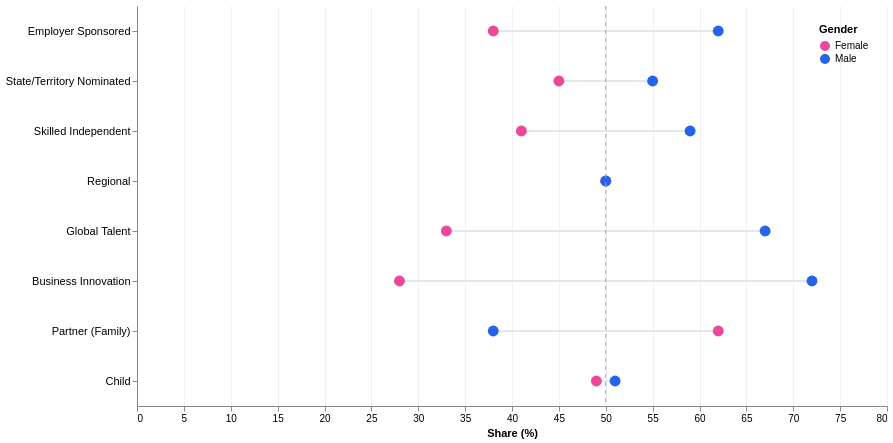

Write the Vega-Lite specification saved for this chart.
### Vega-Lite specification from a JSON file in a GitHub repository (floating-point values rounded to 4 significant figures)
{"$schema": "https://vega.github.io/schema/vega-lite/v5.json", "width": 750, "height": 400, "background": "#ffffff", "config": {"view": {"stroke": null}}, "data": {"values": [{"category": "Employer Sponsored", "group": "Female", "pct": 38}, {"category": "Employer Sponsored", "group": "Male", "pct": 62}, {"category": "State/Territory Nominated", "group": "Female", "pct": 45}, {"category": "State/Territory Nominated", "group": "Male", "pct": 55}, {"category": "Skilled Independent", "group": "Female", "pct": 41}, {"category": "Skilled Independent", "group": "Male", "pct": 59}, {"category": "Regional", "group": "Female", "pct": 50}, {"category": "Regional", "group": "Male", "pct": 50}, {"category": "Global Talent", "group": "Female", "pct": 33}, {"category": "Global Talent", "group": "Male", "pct": 67}, {"category": "Business Innovation", "group": "Female", "pct": 28}, {"category": "Business Innovation", "group": "Male", "pct": 72}, {"category": "Partner (Family)", "group": "Female", "pct": 62}, {"category": "Partner (Family)", "group": "Male", "pct": 38}, {"category": "Child", "group": "Female", "pct": 49}, {"category": "Child", "group": "Male", "pct": 51}]}, "layer": [{"mark": {"type": "line", "strokeWidth": 2, "color": "#e2e8f0"}, "encoding": {"y": {"field": "category", "type": "nominal", "sort": ["Employer Sponsored", "State/Territory Nominated", "Skilled Independent", "Regional", "Global Talent", "Business Innovation", "Partner (Family)", "Child"], "axis": {"title": null, "labelFontSize": 11}}, "x": {"field": "pct", "type": "quantitative", "axis": {"title": "Share (%)", "gridColor": "#f0f0f0"}}, "detail": {"field": "category"}}}, {"mark": {"type": "point", "filled": true, "size": 120, "opacity": 1}, "encoding": {"y": {"field": "category", "type": "nominal", "sort": ["Employer Sponsored", "State/Territory Nominated", "Skilled Independent", "Regional", "Global Talent", "Business Innovation", "Partner (Family)", "Child"], "axis": {"title": null, "labelFontSize": 11}}, "x": {"field": "pct", "type": "quantitative"}, "color": {"field": "group", "type": "nominal", "scale": {"domain": ["Female", "Male"], "range": ["#ec4899", "#2563eb"]}, "legend": {"title": "Gender", "orient": "top-right"}}, "tooltip": [{"field": "category", "title": "Visa Category"}, {"field": "group", "title": "Gender"}, {"field": "pct", "title": "Share (%)", "format": ".0f"}]}}, {"mark": {"type": "rule", "strokeDash": [4, 4], "color": "#94a3b8", "strokeWidth": 1}, "data": {"values": [{"x": 50}]}, "encoding": {"x": {"field": "x", "type": "quantitative"}}}]}
